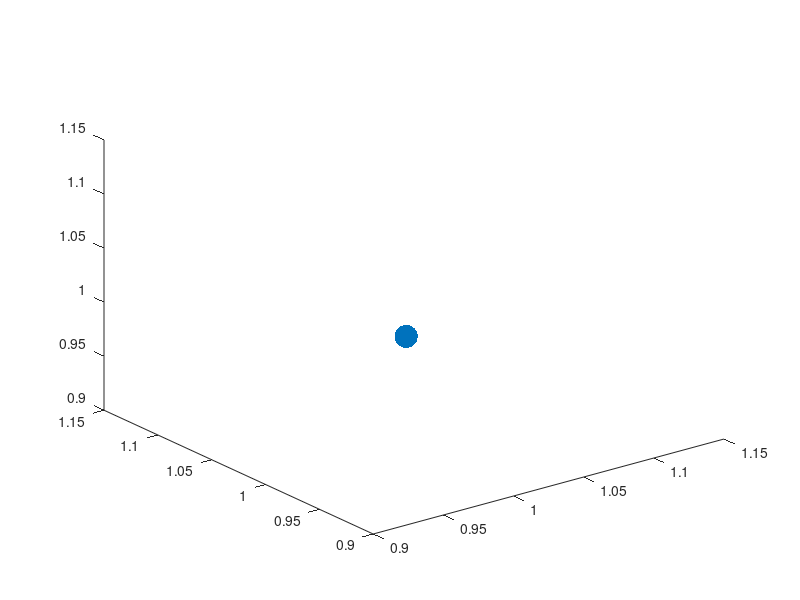

MATLAB code to generate this figure:
que_ball.m = 0.1;  % 100 g
que_ball.q = 0.01;  % 0.01 C

% x = linspace(0,1,10); y = linspace(0,1,10); z = linspace(0,1,10);
% [X,Y,Z] = meshgrid(x,y,z);

que_ball.pos = [0.5; 0.5; 0.5];
que_ball.v = [0.1; 0.1; 0.1];

dt = 0.01;

f = figure(1), grid on, xlim([0 1]), xlim('manual'), ylim([0 1]), ylim('manual'), zlim([0 1]), zlim('manual')
for t=0:dt:5
    que_ball.pos = que_ball.pos + que_ball.v*dt;
    plot3(que_ball.pos(1), que_ball.pos(2), que_ball.pos(3), '.', 'markersize', 50)
%     
    pause(0.01)
end



